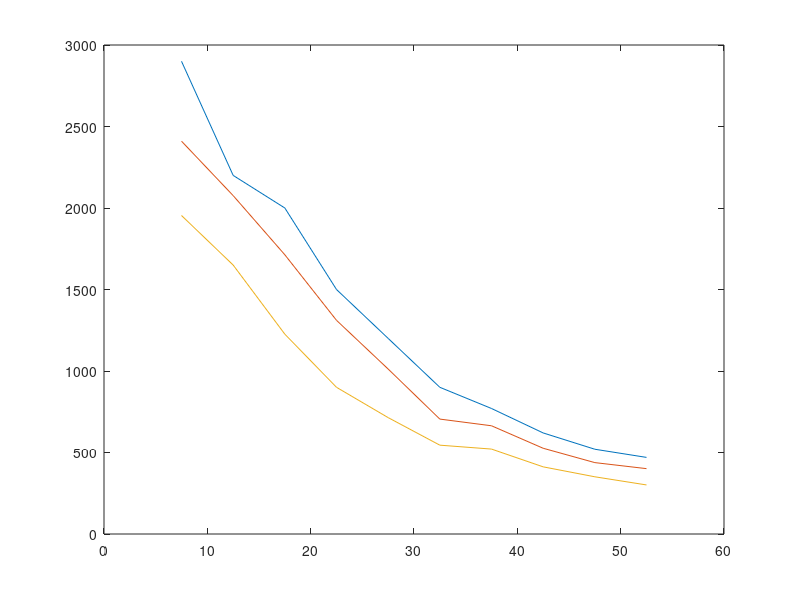

MATLAB code to generate this figure:
values1 = [2900 2200 2000 1500 1200 900 770 620 520 470];
values2 = [2450 2116 1753 1351 1052 745 704 566 478 441];
values3 = [2054 1750 1326 1000 0814 645 621 512 451 401];

plot(7.5 : 5 : 52.5 , values1);
hold on;
plot(7.5 : 5 : 52.5 , values2 - 40);
hold on;
plot(7.5 : 5 : 52.5 , values3 - 100);
